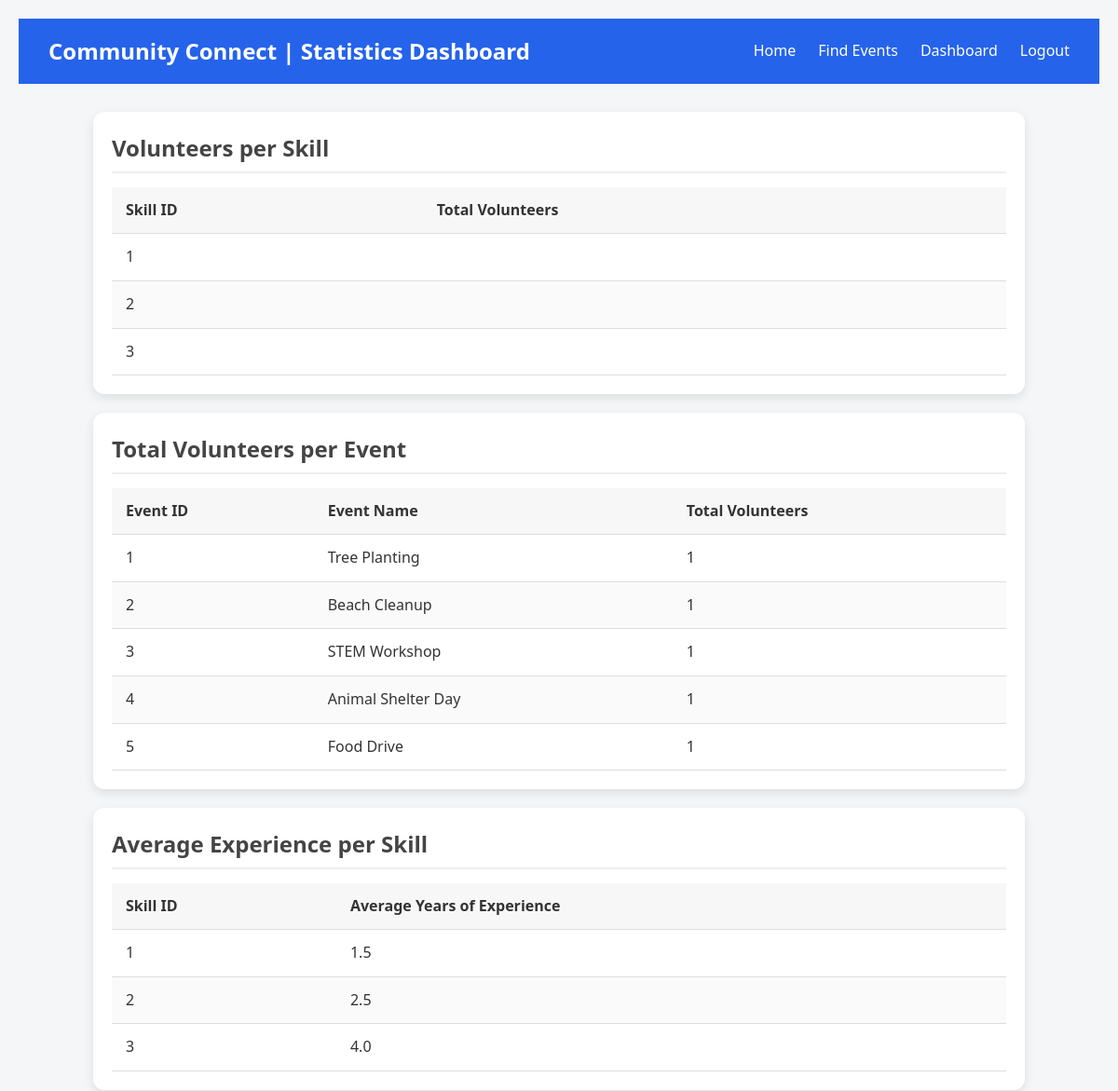
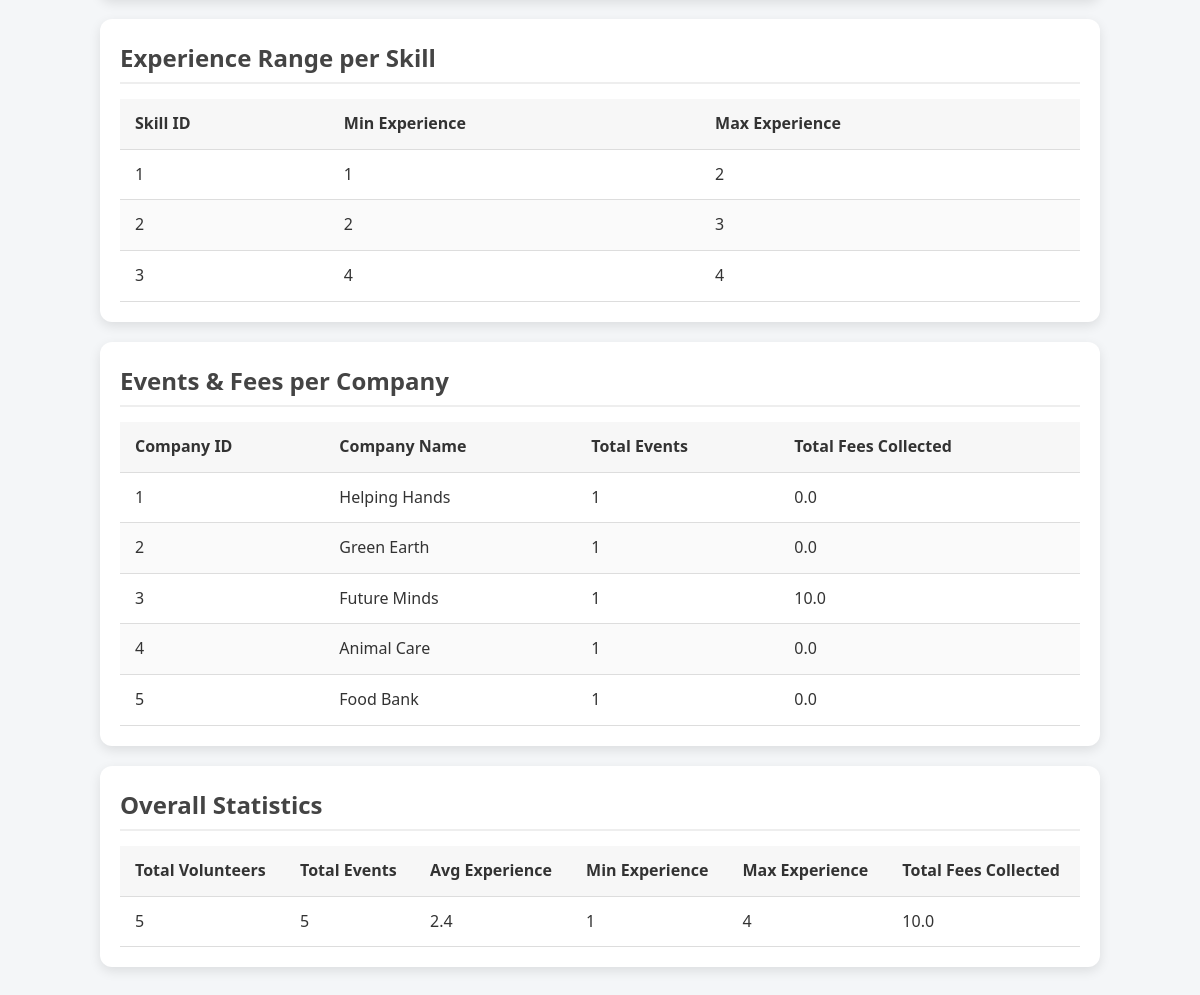
The app's page /statistics with its own data (2 pictures, top to bottom).
### tables this page shows
CREATE TABLE Skill (
    SkillID INTEGER PRIMARY KEY AUTOINCREMENT,
    Communication BOOLEAN DEFAULT FALSE,
    Teamwork BOOLEAN DEFAULT FALSE,
    Leadership BOOLEAN DEFAULT FALSE,
    ProblemSolving BOOLEAN DEFAULT FALSE,
    TimeManagement BOOLEAN DEFAULT FALSE,
    Organisation BOOLEAN DEFAULT FALSE,
    Fundraising BOOLEAN DEFAULT FALSE,
    EventPlanning BOOLEAN DEFAULT FALSE,
    MediaManage BOOLEAN DEFAULT FALSE,
    PublicSpeaking BOOLEAN DEFAULT FALSE,
    Marketing BOOLEAN DEFAULT FALSE,
    FirstAid BOOLEAN DEFAULT FALSE,
    Childcare BOOLEAN DEFAULT FALSE,
    DisabilitySupport BOOLEAN DEFAULT FALSE,
    Multilingual BOOLEAN DEFAULT FALSE,
    Translation BOOLEAN DEFAULT FALSE,
    ITSupport BOOLEAN DEFAULT FALSE,
    Photography BOOLEAN DEFAULT FALSE,
    AnimalCare BOOLEAN DEFAULT FALSE
);

CREATE TABLE "Events" (
    EventID INTEGER PRIMARY KEY AUTOINCREMENT,
    EventName TEXT NOT NULL,
    EventDate TEXT NOT NULL,
    EventStartTime TEXT NOT NULL,
    EventEndTime TEXT NOT NULL,
    EventLocation TEXT NOT NULL,
    EventFee REAL DEFAULT 0,
    EventManager INTEGER DEFAULT 0,
    CompanyID INTEGER NOT NULL,
    EventDuration AS (
        (strftime('%s', EventEndTime) - strftime('%s', EventStartTime)) / 60
    ) STORED,
    FOREIGN KEY (CompanyID) REFERENCES Companies(CompanyID)
);

CREATE TABLE Companies (
    CompanyID INTEGER PRIMARY KEY AUTOINCREMENT,
    CompanyName TEXT NOT NULL,
    CompanyEmail TEXT NOT NULL UNIQUE,
    CompanyPhone TEXT NOT NULL,
    CompanyLocation TEXT NOT NULL,
    CompanyWebsite TEXT,
    CompanyCEO TEXT,
    UserID INTEGER NOT NULL,
    FOREIGN KEY (UserID) REFERENCES Users(UserID) ON DELETE CASCADE
);

### app/app.py (the view)
@app.route('/statistics')
def statistics():
    conn = get_db_connection()
    volunteers_per_skill = conn.execute("""
        SELECT S.SkillID, COUNT(VS.VolunteerID) AS VolunteersWithSkill
        FROM VolunteerSkills VS
        JOIN Skill S ON VS.SkillID = S.SkillID
        GROUP BY S.SkillID;
    """).fetchall()
    total_volunteers_per_event = conn.execute("""
        SELECT E.EventID, E.EventName, COUNT(VE.VolunteerID) AS TotalVolunteers
        FROM Events E
        INNER JOIN VolunteerEvents VE ON E.EventID = VE.EventID
        GROUP BY E.EventID;
    """).fetchall()
    avg_experience_per_skill = conn.execute("""
        SELECT S.SkillID, AVG(VP.YearsOfExperience) AS AvgExperience
        FROM VolunteerSkills VS
        JOIN Volunteer V ON VS.VolunteerID = V.VolunteerID
        JOIN VolunteerProfile VP ON V.VolunteerID = VP.VolunteerID
        JOIN Skill S ON VS.SkillID = S.SkillID
        GROUP BY S.SkillID;
    """).fetchall()
    min_max_experience_per_skill = conn.execute("""
        SELECT S.SkillID, MIN(VP.YearsOfExperience) AS MinExperience, MAX(VP.YearsOfExperience) AS MaxExperience
        FROM VolunteerSkills VS
        JOIN Volunteer V ON VS.VolunteerID = V.VolunteerID
        JOIN VolunteerProfile VP ON V.VolunteerID = VP.VolunteerID
        JOIN Skill S ON VS.SkillID = S.SkillID
        GROUP BY S.SkillID;
    """).fetchall()
    total_events_fees_per_company = conn.execute("""
        SELECT C.CompanyID, C.CompanyName, COUNT(E.EventID) AS TotalEvents, SUM(E.EventFee) AS TotalFeesCollected
        FROM Companies C
        JOIN Events E ON C.CompanyID = E.CompanyID
        GROUP BY C.CompanyID;
    """).fetchall()
    overall_stats = conn.execute("""
        SELECT
            COUNT(DISTINCT V.VolunteerID) AS TotalVolunteers,
            COUNT(DISTINCT E.EventID) AS TotalEvents,
            AVG(VP.YearsOfExperience) AS AvgExperience,
            MIN(VP.YearsOfExperience) AS MinExperience,
            MAX(VP.YearsOfExperience) AS MaxExperience,
            SUM(E.EventFee) AS TotalFeesCollected
        FROM Volunteer V
        JOIN VolunteerProfile VP ON V.VolunteerID = VP.VolunteerID
        JOIN VolunteerEvents VE ON V.VolunteerID = VE.VolunteerID
        JOIN Events E ON VE.EventID = E.EventID;
    """).fetchone()
    conn.close()
    return render_template(
        'StatisticsDashboard.html',
        volunteers_per_skill=volunteers_per_skill,
        total_volunteers_per_event=total_volunteers_per_event,
        avg_experience_per_skill=avg_experience_per_skill,
        min_max_experience_per_skill=min_max_experience_per_skill,
        total_events_fees_per_company=total_events_fees_per_company,
        overall_stats=overall_stats
    )

### app/app.py (called while the page is built)
def get_db_connection():
    conn = sqlite3.connect(DATABASE, timeout=10)
    conn.row_factory = sqlite3.Row
    return conn

### app/templates/StatisticsDashboard.html (shortened to what this page needs)
<!DOCTYPE html>
<html lang="en">
<head>
    <link rel="stylesheet" href="{{ url_for('static', filename='styles.css') }}">
</head>
<body>
    <main>
        <header>
            <div class="logo">Community Connect | Statistics Dashboard</div>
            <nav>
            <ul>
                <li><a href="{{ url_for('index') }}" class="active">Home</a></li>
                <li><a href="{{ url_for('event_search') }}">Find Events</a></li>
                <li><a href="{{ url_for('organisation_dashboard') }}">Dashboard</a></li>
                <li><a href="{{ url_for('index') }}">Logout</a></li>
            </ul>
            </nav>
        </header>
        <div class="card">
            <h2>Volunteers per Skill</h2>
            <table>
                <thead>
                    <tr>
                        <th>Skill ID</th>
                        <th>Total Volunteers</th>
                    </tr>
                </thead>
                <tbody>
                    {% for row in volunteers_per_skill %}
                    <tr>
                        <td data-label="Skill ID">{{ row.SkillID }}</td>
                        <td data-label="Total Volunteers">{{ row.TotalVolunteers }}</td>
                    </tr>
                    {% endfor %}
                </tbody>
            </table>
        </div>
        <div class="card">
            <h2>Total Volunteers per Event</h2>
            <table>
                <thead>
                    <tr>
                        <th>Event ID</th>
                        <th>Event Name</th>
                        <th>Total Volunteers</th>
                    </tr>
                </thead>
                <tbody>
                    {% for row in total_volunteers_per_event %}
                    <tr>
                        <td data-label="Event ID">{{ row.EventID }}</td>
                        <td data-label="Event Name">{{ row.EventName }}</td>
                        <td data-label="Total Volunteers">{{ row.TotalVolunteers }}</td>
                    </tr>
                    {% endfor %}
                </tbody>
            </table>
        </div>
        <div class="card">
            <h2>Average Experience per Skill</h2>
            <table>
                <thead>
                    <tr>
                        <th>Skill ID</th>
                        <th>Average Years of Experience</th>
                    </tr>
                </thead>
                <tbody>
                    {% for row in avg_experience_per_skill %}
                    <tr>
                        <td data-label="Skill ID">{{ row.SkillID }}</td>
                        <td data-label="Average Years of Experience">{{ row.AvgExperience|round(2) }}</td>
                    </tr>
                    {% endfor %}
                </tbody>
            </table>
        </div>
        <div class="card">
            <h2>Experience Range per Skill</h2>
            <table>
                <thead>
                    <tr>
                        <th>Skill ID</th>
                        <th>Min Experience</th>
                        <th>Max Experience</th>
                    </tr>
                </thead>
                <tbody>
                    {% for row in min_max_experience_per_skill %}
                    <tr>
                        <td data-label="Skill ID">{{ row.SkillID }}</td>
                        <td data-label="Min Experience">{{ row.MinExperience }}</td>
                        <td data-label="Max Experience">{{ row.MaxExperience }}</td>
                    </tr>
                    {% endfor %}
                </tbody>
            </table>
        </div>
        <div class="card">
            <h2>Events & Fees per Company</h2>
            <table>
                <thead>
                    <tr>
                        <th>Company ID</th>
                        <th>Company Name</th>
                        <th>Total Events</th>
                        <th>Total Fees Collected</th>
                    </tr>
                </thead>
                <tbody>
                    {% for row in total_events_fees_per_company %}
                    <tr>
                        <td data-label="Company ID">{{ row.CompanyID }}</td>
                        <td data-label="Company Name">{{ row.CompanyName }}</td>
                        <td data-label="Total Events">{{ row.TotalEvents }}</td>
                        <td data-label="Total Fees Collected">{{ row.TotalFeesCollected }}</td>
                    </tr>
                    {% endfor %}
                </tbody>
            </table>
        </div>
        <div class="card">
            <h2>Overall Statistics</h2>
            <table>
                <thead>
                    <tr>
                        <th>Total Volunteers</th>
                        <th>Total Events</th>
                        <th>Avg Experience</th>
                        <th>Min Experience</th>
                        <th>Max Experience</th>
                        <th>Total Fees Collected</th>
                    </tr>
                </thead>
                <tbody>
                    <tr>
                        <td data-label="Total Volunteers">{{ overall_stats.TotalVolunteers }}</td>
                        <td data-label="Total Events">{{ overall_stats.TotalEvents }}</td>
                        <td data-label="Avg Experience">{{ overall_stats.AvgExperience|round(2) }}</td>
                        <td data-label="Min Experience">{{ overall_stats.MinExperience }}</td>
                        <td data-label="Max Experience">{{ overall_stats.MaxExperience }}</td>
                        <td data-label="Total Fees Collected">{{ overall_stats.TotalFeesCollected }}</td>
                    </tr>
                </tbody>
            </table>
        </div>
    </main>
</body>
</html>

### app/static/styles.css (style rules this page uses)
* { margin: 0; padding: 0; box-sizing: border-box; }
body { font-family: 'Segoe UI', Tahoma, Geneva, Verdana, sans-serif; background: #f9fafb; color: #333; line-height: 1.6; }
a { text-decoration: none; color: inherit; }
ul { list-style: none; }
header { display: flex; justify-content: space-between; align-items: center; padding: 1rem 2rem; background: #2563eb; color: #fff; }
header .logo { font-size: 1.5rem; font-weight: bold; }
header nav ul { display: flex; gap: 1.5rem; }
header nav a { color: #fff; font-weight: 500; transition: opacity 0.2s; }
header nav a:hover, header nav a.active { opacity: 1; }
.card { background: #fff; padding: 2rem; border-radius: 12px; box-shadow: 0 4px 8px rgba(0,0,0,0.05); transition: transform 0.2s; }
html { scroll-behavior: smooth; }
header { text-align: center; margin-bottom: 30px; }
.card { background-color: #fff; border-radius: 12px; box-shadow: 0 4px 12px rgba(0,0,0,0.1); padding: 20px; margin: 20px auto; max-width: 1000px; }
.card h2 { margin-bottom: 15px; color: #444; font-size: 1.5rem; border-bottom: 2px solid #eee; padding-bottom: 5px; }
table { width: 100%; border-collapse: collapse; }
table thead tr { background-color: #f7f7f7; }
table th, table td { padding: 12px 15px; text-align: left; border-bottom: 1px solid #ddd; }
table tr:nth-child(even) { background-color: #fafafa; }
body { font-family: "Segoe UI", Tahoma, Geneva, Verdana, sans-serif; background-color: #f4f6f8; margin: 0; padding: 0; color: #333; }
main { padding: 20px; }

### records on screen
Skill: SkillID "1", AvgExperience "1.5", MinExperience "1", MaxExperience "2"
Skill: SkillID "2", AvgExperience "2.5", MinExperience "2", MaxExperience "3"
Skill: SkillID "3", AvgExperience "4.0", MinExperience "4", MaxExperience "4"
Events: EventID "1", EventName "Tree Planting", TotalVolunteers "1"
Events: EventID "2", EventName "Beach Cleanup", TotalVolunteers "1"
Events: EventID "3", EventName "STEM Workshop", TotalVolunteers "1"
Events: EventID "4", EventName "Animal Shelter Day", TotalVolunteers "1"
Events: EventID "5", EventName "Food Drive", TotalVolunteers "1"
Companies: CompanyID "1", CompanyName "Helping Hands", TotalEvents "1", TotalFeesCollected "0.0"
Companies: CompanyID "2", CompanyName "Green Earth", TotalEvents "1", TotalFeesCollected "0.0"
Companies: CompanyID "3", CompanyName "Future Minds", TotalEvents "1", TotalFeesCollected "10.0"
Companies: CompanyID "4", CompanyName "Animal Care", TotalEvents "1", TotalFeesCollected "0.0"
Companies: CompanyID "5", CompanyName "Food Bank", TotalEvents "1", TotalFeesCollected "0.0"

### other values on screen
{{ overall_stats.TotalVolunteers }} "5"
{{ overall_stats.TotalEvents }} "5"
{{ overall_stats.AvgExperience|round(2) }} "2.4"
{{ overall_stats.MinExperience }} "1"
{{ overall_stats.MaxExperience }} "4"
{{ overall_stats.TotalFeesCollected }} "10.0"
